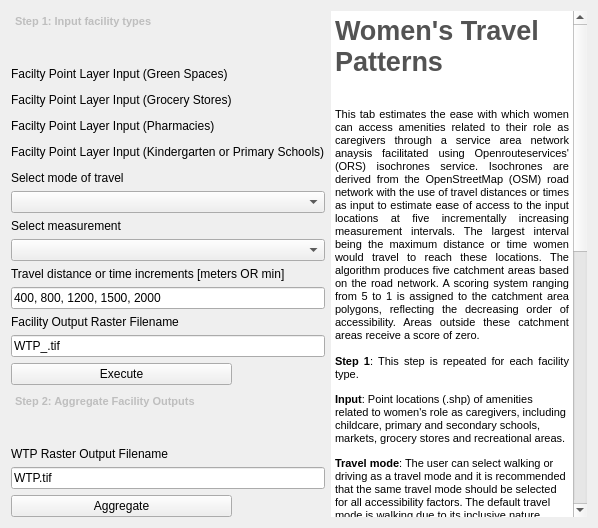
         <widget class="QWidget" name="tab_17">
          <attribute name="title">
           <string>Women's Travel Patterns</string>
          </attribute>
          <layout class="QGridLayout" name="gridLayout_10">
           <item row="10" column="0" colspan="2">
            <widget class="QComboBox" name="WTP_mode_CB"/>
           </item>
           <item row="17" column="0">
            <widget class="QPushButton" name="WTP_Execute_PB">
             <property name="text">
              <string>Execute</string>
             </property>
            </widget>
           </item>
           <item row="1" column="0">
            <widget class="QLabel" name="label_153">
             <property name="text">
              <string>Facilty Point Layer Input (Green Spaces)</string>
             </property>
            </widget>
           </item>
           <item row="8" column="0" colspan="2">
            <widget class="QgsFileWidget" name="WTP_Input_Field"/>
           </item>
           <item row="20" column="0" colspan="2">
            <widget class="QgsFilterLineEdit" name="WTP_AGGOutput_Field">
             <property name="text">
              <string>WTP.tif</string>
             </property>
             <property name="qgisRelation" stdset="0">
              <string notr="true"/>
             </property>
            </widget>
           </item>
           <item row="15" column="0" colspan="2">
            <widget class="QLabel" name="label_39">
             <property name="text">
              <string>Facility Output Raster Filename</string>
             </property>
            </widget>
           </item>
           <item row="21" column="1">
            <widget class="QLabel" name="WTPAGG_status">
             <property name="text">
              <string/>
             </property>
            </widget>
           </item>
           <item row="13" column="0" colspan="2">
            <widget class="QLabel" name="label_35">
             <property name="text">
              <string>Travel distance or time increments [meters OR min]</string>
             </property>
            </widget>
           </item>
           <item row="16" column="0" colspan="2">
            <widget class="QgsFilterLineEdit" name="WTP_FacilityOutput_Field">
             <property name="text">
              <string>WTP_.tif</string>
             </property>
             <property name="qgisRelation" stdset="0">
              <string notr="true"/>
             </property>
            </widget>
           </item>
           <item row="14" column="0" colspan="2">
            <widget class="QgsFilterLineEdit" name="WTP_Ranges_Field">
             <property name="text">
              <string>400, 800, 1200, 1500, 2000</string>
             </property>
             <property name="qgisRelation" stdset="0">
              <string notr="true"/>
             </property>
            </widget>
           </item>
           <item row="18" column="0" colspan="2">
            <widget class="QTextEdit" name="textEdit_11">
             <property name="enabled">
              <bool>false</bool>
             </property>
             <property name="maximumSize">
              <size>
               <width>16777215</width>
               <height>50</height>
              </size>
             </property>
             <property name="frameShape">
              <enum>QFrame::NoFrame</enum>
             </property>
             <property name="html">
              <string>&lt;!DOCTYPE HTML PUBLIC &quot;-//W3C//DTD HTML 4.0//EN&quot; &quot;http://www.w3.org/TR/REC-html40/strict.dtd&quot;&gt;
&lt;html&gt;&lt;head&gt;&lt;meta name=&quot;qrichtext&quot; content=&quot;1&quot; /&gt;&lt;style type=&quot;text/css&quot;&gt;
p, li { white-space: pre-wrap; }
&lt;/style&gt;&lt;/head&gt;&lt;body style=&quot; font-family:'MS Shell Dlg 2'; font-size:8.25pt; font-weight:400; font-style:normal;&quot;&gt;
&lt;p style=&quot; margin-top:0px; margin-bottom:0px; margin-left:0px; margin-right:0px; -qt-block-indent:0; text-indent:0px;&quot;&gt;&lt;span style=&quot; font-size:8pt; font-weight:600;&quot;&gt;Step 2: Aggregate Facility Outputs&lt;/span&gt;&lt;/p&gt;&lt;/body&gt;&lt;/html&gt;</string>
             </property>
            </widget>
           </item>
           <item row="0" column="2" rowspan="22">
            <widget class="QTextEdit" name="textEdit_10">
             <property name="enabled">
              <bool>true</bool>
             </property>
             <property name="frameShape">
              <enum>QFrame::NoFrame</enum>
             </property>
             <property name="readOnly">
              <bool>true</bool>
             </property>
             <property name="html">
              <string>&lt;!DOCTYPE HTML PUBLIC &quot;-//W3C//DTD HTML 4.0//EN&quot; &quot;http://www.w3.org/TR/REC-html40/strict.dtd&quot;&gt;
&lt;html&gt;&lt;head&gt;&lt;meta name=&quot;qrichtext&quot; content=&quot;1&quot; /&gt;&lt;style type=&quot;text/css&quot;&gt;
p, li { white-space: pre-wrap; }
&lt;/style&gt;&lt;/head&gt;&lt;body style=&quot; font-family:'MS Shell Dlg 2'; font-size:8.25pt; font-weight:400; font-style:normal;&quot;&gt;
&lt;p style=&quot; margin-top:0px; margin-bottom:0px; margin-left:0px; margin-right:0px; -qt-block-indent:0; text-indent:0px;&quot;&gt;&lt;span style=&quot; font-size:20pt; font-weight:600; color:#535353;&quot;&gt;Women's Travel Patterns&lt;/span&gt;&lt;/p&gt;
&lt;p align=&quot;justify&quot; style=&quot;-qt-paragraph-type:empty; margin-top:0px; margin-bottom:0px; margin-left:0px; margin-right:0px; -qt-block-indent:0; text-indent:0px; font-size:20pt; font-weight:600; color:#535353;&quot;&gt;&lt;br /&gt;&lt;/p&gt;
&lt;p align=&quot;justify&quot; style=&quot; margin-top:0px; margin-bottom:0px; margin-left:0px; margin-right:0px; -qt-block-indent:0; text-indent:0px;&quot;&gt;&lt;span style=&quot; font-size:8pt;&quot;&gt;This tab estimates the ease with which women can access amenities related to their role as caregivers through a service area network anaysis facilitated using Openrouteservices' (ORS) isochrones service. Isochrones are derived from the OpenStreetMap (OSM) road network with the use of travel&lt;/span&gt;&lt;span style=&quot; font-size:7.8pt;&quot;&gt; &lt;/span&gt;&lt;span style=&quot; font-size:8pt;&quot;&gt;distances or times as input to estimate ease of access to the input locations at five incrementally increasing measurement intervals. The largest interval being the maximum distance or time women would travel to reach these locations. The algorithm produces five catchment areas based on the road network. A scoring system ranging from 5 to 1 is assigned to the catchment area polygons, reflecting the decreasing order of accessibility. Areas outside these catchment areas receive a score of zero.&lt;/span&gt;&lt;/p&gt;
&lt;p align=&quot;justify&quot; style=&quot;-qt-paragraph-type:empty; margin-top:0px; margin-bottom:0px; margin-left:0px; margin-right:0px; -qt-block-indent:0; text-indent:0px; font-size:8pt;&quot;&gt;&lt;br /&gt;&lt;/p&gt;
&lt;p align=&quot;justify&quot; style=&quot; margin-top:0px; margin-bottom:0px; margin-left:0px; margin-right:0px; -qt-block-indent:0; text-indent:0px;&quot;&gt;&lt;span style=&quot; font-size:8pt; font-weight:600;&quot;&gt;Step 1&lt;/span&gt;&lt;span style=&quot; font-size:8pt;&quot;&gt;: This step is repeated for each facility type.  &lt;/span&gt;&lt;/p&gt;
&lt;p style=&quot; margin-top:12px; margin-bottom:12px; margin-left:0px; margin-right:0px; -qt-block-indent:0; text-indent:0px;&quot;&gt;&lt;span style=&quot; font-size:8pt; font-weight:600;&quot;&gt;Input&lt;/span&gt;&lt;span style=&quot; font-size:8pt;&quot;&gt;: Point locations &lt;/span&gt;&lt;a name=&quot;_Hlk146893610&quot;&gt;&lt;/a&gt;&lt;span style=&quot; font-size:8pt;&quot;&gt;(&lt;/span&gt;&lt;span style=&quot; font-size:8pt;&quot;&gt;.shp) of amenities related to women's role as caregivers, including &lt;/span&gt;&lt;a name=&quot;_Hlk146893640&quot;&gt;&lt;/a&gt;&lt;span style=&quot; font-size:8pt;&quot;&gt;c&lt;/span&gt;&lt;span style=&quot; font-size:8pt;&quot;&gt;hildcare, primary and secondary schools, markets, grocery stores and recreational areas. &lt;/span&gt;&lt;/p&gt;
&lt;p style=&quot; margin-top:12px; margin-bottom:12px; margin-left:0px; margin-right:0px; -qt-block-indent:0; text-indent:0px;&quot;&gt;&lt;span style=&quot; font-size:8pt; font-weight:600;&quot;&gt;Travel mode&lt;/span&gt;&lt;span style=&quot; font-size:8pt;&quot;&gt;: The user can select walking or driving as a travel mode and it is recommended that the same travel mode should be selected for all accessibility factors. The default travel mode is walking due to its inclusive nature. &lt;/span&gt;&lt;/p&gt;
&lt;p style=&quot; margin-top:12px; margin-bottom:12px; margin-left:0px; margin-right:0px; -qt-block-indent:0; text-indent:0px;&quot;&gt;&lt;span style=&quot; font-size:8pt; font-weight:600;&quot;&gt;Measurement&lt;/span&gt;&lt;span style=&quot; font-size:8pt;&quot;&gt;: The default measurement for travel is distance in meters which is most appropriate for walking. If driving is selected as travel mode, time in minutes is a more appropriate measurement. &lt;/span&gt;&lt;/p&gt;
&lt;p style=&quot; margin-top:12px; margin-bottom:12px; margin-left:0px; margin-right:0px; -qt-block-indent:0; text-indent:0px;&quot;&gt;&lt;span style=&quot; font-size:8pt; font-weight:600;&quot;&gt;Travel increments&lt;/span&gt;&lt;span style=&quot; font-size:8pt;&quot;&gt;: The travel increments for walking are loaded by default and based on evidence from literature. If evidence from the local context suggests alternative thresholds and increments are more appropriate, the user can alter these default values. If the selected travel mode is driving the equal measurement increments should be in minutes, and informed by the local context  (for example, if the user knows that the maximum time that women spend driving is 30 minutes, the increment input would be 6, 12, 18, 24, 30). &lt;/span&gt;&lt;/p&gt;
&lt;p style=&quot; margin-top:12px; margin-bottom:12px; margin-left:0px; margin-right:0px; -qt-block-indent:0; text-indent:0px;&quot;&gt;&lt;span style=&quot; font-size:8pt; font-weight:600;&quot;&gt;Step 2&lt;/span&gt;&lt;span style=&quot; font-size:8pt;&quot;&gt;: The algorithm aggregates all raster layers created in step 1 by calculating the mean score for each pixel. &lt;/span&gt;&lt;/p&gt;
&lt;p style=&quot; margin-top:12px; margin-bottom:12px; margin-left:0px; margin-right:0px; -qt-block-indent:0; text-indent:0px;&quot;&gt;&lt;span style=&quot; font-size:8pt; font-weight:600;&quot;&gt;Output&lt;/span&gt;&lt;span style=&quot; font-size:8pt;&quot;&gt;: A raster file containing values ranging from 0 to 5 is saved to the output directory. A value of 5 identifies areas that are within the catchment defined by the smallest travel increment for all amenities (i.e., the areas where accessibility for women is highest). A value of 0 indicates areas that are outside of the catchment defined by the maximum travel increment for all amenities (i.e., no amenities are accessible to women from these areas). &lt;/span&gt;&lt;/p&gt;
&lt;p align=&quot;center&quot; style=&quot; margin-top:12px; margin-bottom:12px; margin-left:0px; margin-right:0px; -qt-block-indent:0; text-indent:0px;&quot;&gt;&lt;span style=&quot; font-size:8pt; font-style:italic;&quot;&gt;Service Area Analysis is undertaken using the openrouteservice API and OpenStreetMap data. &lt;/span&gt;&lt;span style=&quot; font-family:'Calibri','sans-serif'; font-size:8pt; font-style:italic;&quot;&gt;© openrouteservice.org by HeiGIT | Road network data © OpenStreetMap contributors&lt;/span&gt;&lt;/p&gt;
&lt;p align=&quot;center&quot; style=&quot;-qt-paragraph-type:empty; margin-top:12px; margin-bottom:12px; margin-left:0px; margin-right:0px; -qt-block-indent:0; text-indent:0px; font-family:'Calibri','sans-serif'; font-size:8pt; font-style:italic;&quot;&gt;&lt;br /&gt;&lt;/p&gt;
&lt;p align=&quot;center&quot; style=&quot;-qt-paragraph-type:empty; margin-top:12px; margin-bottom:12px; margin-left:0px; margin-right:0px; -qt-block-indent:0; text-indent:0px; font-family:'Calibri','sans-serif'; font-size:8pt; font-style:italic;&quot;&gt;&lt;br /&gt;&lt;/p&gt;&lt;/body&gt;&lt;/html&gt;</string>
             </property>
            </widget>
           </item>
           <item row="12" column="0" colspan="2">
            <widget class="QComboBox" name="WTP_measurement_CB"/>
           </item>
           <item row="11" column="0" colspan="2">
            <widget class="QLabel" name="label_38">
             <property name="text">
              <string>Select measurement</string>
             </property>
            </widget>
           </item>
           <item row="3" column="0">
            <widget class="QLabel" name="label_152">
             <property name="text">
              <string>Facilty Point Layer Input (Grocery Stores)</string>
             </property>
            </widget>
           </item>
           <item row="7" column="0" colspan="2">
            <widget class="QLabel" name="label_37">
             <property name="text">
              <string>Facilty Point Layer Input (Kindergarten or Primary Schools)</string>
             </property>
            </widget>
           </item>
           <item row="9" column="0" colspan="2">
            <widget class="QLabel" name="label_36">
             <property name="text">
              <string>Select mode of travel</string>
             </property>
            </widget>
           </item>
           <item row="21" column="0">
            <widget class="QPushButton" name="WTP_Aggregate_PB">
             <property name="text">
              <string>Aggregate</string>
             </property>
            </widget>
           </item>
           <item row="0" column="0" colspan="2">
            <widget class="QTextEdit" name="textEdit_35">
             <property name="enabled">
              <bool>false</bool>
             </property>
             <property name="maximumSize">
              <size>
               <width>16777215</width>
               <height>50</height>
              </size>
             </property>
             <property name="frameShape">
              <enum>QFrame::NoFrame</enum>
             </property>
             <property name="html">
              <string>&lt;!DOCTYPE HTML PUBLIC &quot;-//W3C//DTD HTML 4.0//EN&quot; &quot;http://www.w3.org/TR/REC-html40/strict.dtd&quot;&gt;
&lt;html&gt;&lt;head&gt;&lt;meta name=&quot;qrichtext&quot; content=&quot;1&quot; /&gt;&lt;style type=&quot;text/css&quot;&gt;
p, li { white-space: pre-wrap; }
&lt;/style&gt;&lt;/head&gt;&lt;body style=&quot; font-family:'MS Shell Dlg 2'; font-size:8.25pt; font-weight:400; font-style:normal;&quot;&gt;
&lt;p style=&quot; margin-top:0px; margin-bottom:0px; margin-left:0px; margin-right:0px; -qt-block-indent:0; text-indent:0px;&quot;&gt;&lt;span style=&quot; font-size:8pt; font-weight:600;&quot;&gt;Step 1: Input facility types&lt;/span&gt;&lt;/p&gt;&lt;/body&gt;&lt;/html&gt;</string>
             </property>
            </widget>
           </item>
           <item row="17" column="1">
            <widget class="QLabel" name="WTP_status">
             <property name="text">
              <string/>
             </property>
            </widget>
           </item>
           <item row="19" column="0" colspan="2">
            <widget class="QLabel" name="label_40">
             <property name="text">
              <string>WTP Raster Output Filename</string>
             </property>
            </widget>
           </item>
           <item row="5" column="0">
            <widget class="QLabel" name="label_41">
             <property name="text">
              <string>Facilty Point Layer Input (Pharmacies)</string>
             </property>
            </widget>
           </item>
           <item row="6" column="0" colspan="2">
            <widget class="QgsFileWidget" name="WTP_Input_Field_4"/>
           </item>
           <item row="4" column="0" colspan="2">
            <widget class="QgsFileWidget" name="WTP_Input_Field_3"/>
           </item>
           <item row="2" column="0" colspan="2">
            <widget class="QgsFileWidget" name="WTP_Input_Field_2"/>
           </item>
          </layout>
         </widget>
